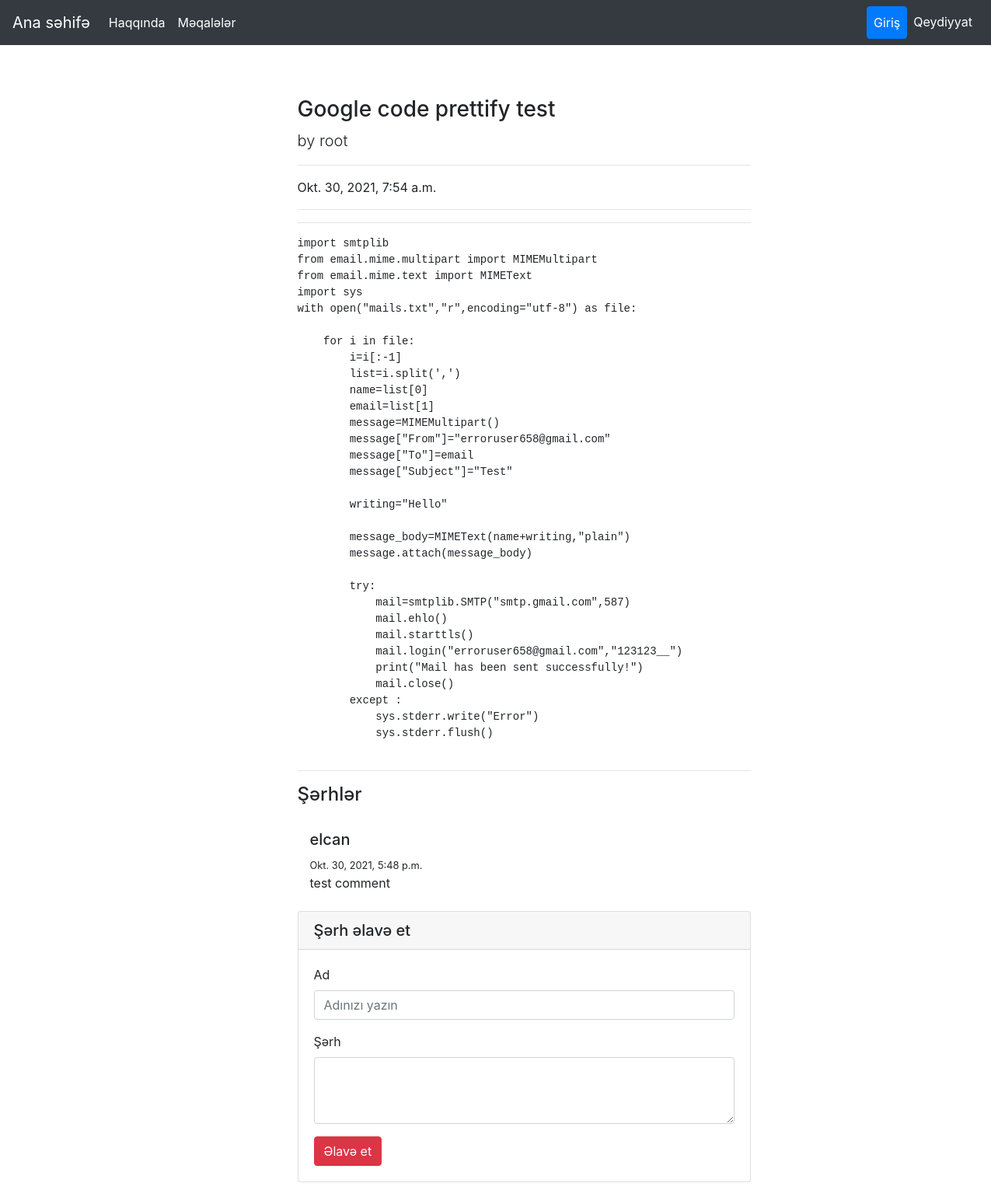
/articles/article/17, run on the app's committed database.
### article/models.py (models this page shows, shortened)
class Article(models.Model):
    author = models.ForeignKey("auth.User",on_delete=models.CASCADE)
    title = models.CharField(verbose_name="Başlıq",max_length=50)
    content = RichTextField(verbose_name="Məzmun")
    created_at = models.DateTimeField(auto_now_add=True)
    article_image = models.FileField(blank=True,null=True,verbose_name = "Şəkil əlavə et")
    class Meta:
        ordering = ['-created_at']

class Comment(models.Model):
    article = models.ForeignKey(Article,on_delete=models.CASCADE,verbose_name = "Məqalə",related_name="comments")
    comment_author = models.CharField(max_length=50,verbose_name="Ad")
    comment_content = models.CharField(verbose_name="Şərh",max_length=200)
    comment_at = models.DateTimeField(auto_now_add=True)
    class Meta:
        ordering = ['-comment_at']

### article/views.py (the view)
# urls.py: path('article/<int:id>', views.detail,name = "detail"),
def detail(request,id):
    article = get_object_or_404(Article,id=id)
    comments = article.comments.all()
    return render(request,"detail.html",{"article":article,"comments":comments})

### templates/detail.html (shortened to what this page needs)
{% extends "layout.html" %}
{% block body %}
    <div class="row">
    <div class = "col-md-10 offset-md-3">
      <div class="col-lg-8">
        <h3 class="mt-4">{{article.title}}</h3>
        <p class="lead">
          by
          {{article.author.username}}
        </p>
        <hr>
        <p>
            {{article.created_at}}
        </p>
        <hr>
        <hr>
        <p class="lead">
            {{article.content | safe}}
        </p>
        <hr>
        <h4>Şərhlər</h4>
        <br>
        {% if comments %}
        {% for comment in comments %}
        <div class="media mb-4">
        <div class="media-body">
          <h5 class="mt-0">{{comment.comment_author}}</h5>
          <small>{{comment.comment_at}}</small>
          <br>
          {{comment.comment_content}}
        </div>
        </div>
        {% endfor %}
        {% else %}
        <div class = "alert alert-info">
          Bu məqaləyə şərh yazılmayıb. İlk şərh yazan siz olun!
        </div>
        {% endif %}
        <div class="card my-4">
          <h5 class="card-header">Şərh əlavə et</h5>
          <div class="card-body">
              <form method = "POST" action="{% url 'article:comment' article.id %}">
              <div class="form-group">
                  <label for="formGroupExampleInput">Ad</label>
                  <input name = "comment_author" type="text" class="form-control" id="formGroupExampleInput" placeholder="Adınızı yazın">
                </div>
              <div class="form-group">
                <label for="formGroupExampleInput">Şərh</label>
                <textarea name = "comment_content" class="form-control" rows="3"></textarea>
              </div>
              <button type="submit" class="btn btn-danger">Əlavə et</button>
            </form>
          </div>
        </div>
    </div>
      </div>
    </div>
{% endblock body %}

### data on the page
Article: title "Google code prettify test", author.username "root", created_at "Okt. 30, 2021, 7:54 a.m.", content "import smtplib from email.mime.multipart import MIMEMultipart from email.mime.text import MIMEText import sys with open(\"mails.txt\",\"r\",encoding=\"utf-8\") as file: for i in file: i=i[:-1] list=i.split(',') name=list[0] email=list[1] message=MIMEMultipart() message[\"From\"]=\"erroruser658@gmail.com\" message[\"To\"]=email message[\"Subject\"]=\"Test\" writing=\"Hello\" message_body=MIMEText(name+writing,\"plain\") message.attach(message_body) try: mail=smtplib.SMTP(\"smtp.gmail.com\",587) mail.ehlo() mail.starttls() mail.login(\"erroruser658@gmail.com\",\"123123__\") print(\"Mail has been sent successfully!\") mail.close() except : sys.stderr.write(\"Error\") sys.stderr.flush()"
Comment: comment_author "elcan", comment_at "Okt. 30, 2021, 5:48 p.m.", comment_content "test comment"
